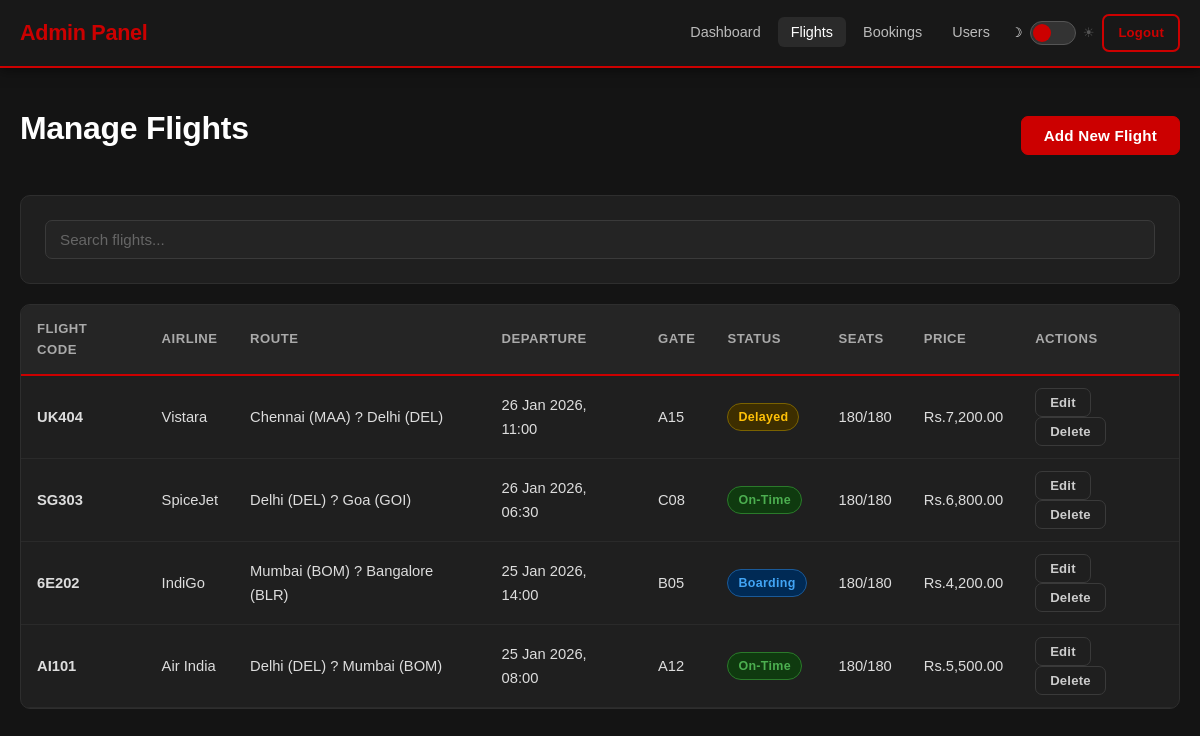
The page /admin/flights.php (signed in) on the database its author committed.
### tables this page shows
CREATE TABLE IF NOT EXISTS flights (
    id INT AUTO_INCREMENT PRIMARY KEY,
    flight_code VARCHAR(20) NOT NULL UNIQUE,
    airline VARCHAR(100) NOT NULL,
    origin VARCHAR(100) NOT NULL,
    destination VARCHAR(100) NOT NULL,
    departure_date DATE NOT NULL,
    departure_time TIME NOT NULL,
    arrival_date DATE NOT NULL,
    arrival_time TIME NOT NULL,
    gate VARCHAR(10),
    status ENUM('On-Time', 'Boarding', 'Delayed', 'Cancelled') DEFAULT 'On-Time',
    total_seats INT DEFAULT 180,
    available_seats INT DEFAULT 180,
    price DECIMAL(10, 2) NOT NULL,
    created_at TIMESTAMP DEFAULT CURRENT_TIMESTAMP,
    updated_at TIMESTAMP DEFAULT CURRENT_TIMESTAMP ON UPDATE CURRENT_TIMESTAMP
);

### admin/flights.php (the view, shortened to what this page needs)
<?php
require_once '../config.php';
$flights = $conn->query("SELECT * FROM flights ORDER BY departure_date DESC, departure_time DESC");
?>
<!DOCTYPE html>
<html lang="en">
<head>
    <link rel="stylesheet" href="../assets/css/style.css">
</head>
<body>
    <nav class="navbar">
        <div class="container">
            <a href="dashboard.php" class="navbar-brand">Admin Panel</a>
            <ul class="navbar-nav">
                <li><a href="dashboard.php" class="nav-link">Dashboard</a></li>
                <li><a href="flights.php" class="nav-link active">Flights</a></li>
                <li><a href="bookings.php" class="nav-link">Bookings</a></li>
                <li><a href="users.php" class="nav-link">Users</a></li>
                <li><button class="theme-switch" onclick="toggleTheme()" title="Toggle Light / Dark Mode"><span class="theme-switch-track"><span class="theme-switch-thumb"></span></span></button></li>
                <li><a href="../logout.php" class="btn btn-outline btn-sm">Logout</a></li>
            </ul>
        </div>
    </nav>
    <div class="container" style="margin-top: 40px;">
        <div class="d-flex justify-between align-center mb-4">
            <h1>Manage Flights</h1>
            <button class="btn btn-primary" onclick="openModal('addFlightModal')">Add New Flight</button>
        </div>
        <div class="card mb-3">
            <input type="text" id="searchInput" class="form-control" placeholder="Search flights..." onkeyup="AirportApp.searchTable('searchInput', 'flightsTable')">
        </div>
        <div class="table-container">
            <table class="table" id="flightsTable">
                <thead>
                    <tr>
                        <th>Flight Code</th>
                        <th>Airline</th>
                        <th>Route</th>
                        <th>Departure</th>
                        <th>Gate</th>
                        <th>Status</th>
                        <th>Seats</th>
                        <th>Price</th>
                        <th>Actions</th>
                    </tr>
                </thead>
                <tbody>
                    <?php while($flight = $flights->fetch_assoc()): ?>
                        <tr>
                            <td><strong><?php echo $flight['flight_code']; ?></strong></td>
                            <td><?php echo $flight['airline']; ?></td>
                            <td><?php echo $flight['origin']; ?> ? <?php echo $flight['destination']; ?></td>
                            <td><?php echo date('d M Y, H:i', strtotime($flight['departure_date'] . ' ' . $flight['departure_time'])); ?></td>
                            <td><?php echo $flight['gate']; ?></td>
                            <td>
                                <span class="badge <?php echo getStatusClass($flight['status']); ?>">
                                    <?php echo $flight['status']; ?>
                                </span>
                            </td>
                            <td><?php echo $flight['available_seats']; ?>/<?php echo $flight['total_seats']; ?></td>
                            <td>Rs.<?php echo number_format($flight['price'], 2); ?></td>
                            <td>
                                <button class="btn btn-sm btn-ghost" onclick='editFlight(<?php echo json_encode($flight); ?>)'>Edit</button>
                                <button class="btn btn-sm btn-ghost" onclick="deleteFlight(<?php echo $flight['id']; ?>)">Delete</button>
                            </td>
                        </tr>
                    <?php endwhile; ?>
                </tbody>
            </table>
        </div>
    </div>
</body>
</html>
<?php
function getStatusClass($status) {
    $map = array('On-Time' => 'badge-success', 'Boarding' => 'badge-info', 'Delayed' => 'badge-warning', 'Cancelled' => 'badge-danger');
    return isset($map[$status]) ? $map[$status] : 'badge-info';
}
?>

### assets/css/style.css (style rules this page uses)
body { font-family: Arial, sans-serif; background-color: #141414; color: #e8e8e8; font-size: 15px; line-height: 1.65; animation: pageFadeIn 0.3s ease forwards; }
h1, h2, h3, h4, h5, h6 { font-weight: 700; margin-bottom: 15px; line-height: 1.25; color: #ffffff; letter-spacing: -0.3px; }
h1 { font-size: 2rem; font-weight: 800; }
a { color: #cc0000; text-decoration: none; transition: color 0.2s ease; }
.container { max-width: 1200px; margin: 0 auto; padding: 0 20px; }
.mb-3 { margin-bottom: 20px; }
.mb-4 { margin-bottom: 32px; }
.d-flex { display: flex; }
.justify-between { justify-content: space-between; }
.align-center { align-items: center; }
.card { background-color: #1f1f1f; border-radius: 10px; padding: 24px; border: 1px solid #2e2e2e; margin-bottom: 20px; transition: border-color 0.2s ease, transform 0.2s ease; }
.btn { display: inline-block; padding: 10px 22px; border: none; border-radius: 7px; font-size: 0.95rem; font-weight: 600; font-family: Arial, sans-serif; cursor: pointer; text-decoration: none; text-align: center; letter-spacing: 0.2px; transition: background-color 0.2s ease, color 0.2s ease, transform 0.15s ease, box-shadow 0.2s ease; }
.btn-primary { background-color: #cc0000; color: #ffffff; border: 1px solid #cc0000; }
.btn-outline { background-color: transparent; color: #cc0000; border: 2px solid #cc0000; }
.btn-ghost { background-color: transparent; color: #cccccc; border: 1px solid #3a3a3a; }
.btn-sm { padding: 6px 14px; font-size: 0.82rem; }
.navbar { background-color: #181818; padding: 14px 0; border-bottom: 2px solid #cc0000; position: sticky; top: 0; z-index: 100; box-shadow: 0 2px 12px rgba(0, 0, 0, 0.5); }
.navbar .container { display: flex; justify-content: space-between; align-items: center; }
.navbar-brand { font-size: 1.35rem; font-weight: 800; color: #cc0000; text-decoration: none; letter-spacing: -0.3px; transition: color 0.2s ease; }
.navbar-nav { display: flex; gap: 4px; list-style: none; align-items: center; }
.nav-link { color: #bbbbbb; text-decoration: none; padding: 7px 13px; border-radius: 6px; font-weight: 500; font-size: 0.9rem; transition: background-color 0.2s ease, color 0.2s ease; }
.nav-link:hover, .nav-link.active { background-color: #2a2a2a; color: #ffffff; text-decoration: none; }
.form-control { width: 100%; padding: 10px 14px; background-color: #242424; border: 1px solid #3a3a3a; border-radius: 7px; color: #ffffff; font-size: 0.95rem; font-family: Arial, sans-serif; transition: border-color 0.2s ease, box-shadow 0.2s ease; }
.form-control::placeholder { color: #666666; }
.table-container { overflow-x: auto; background-color: #1f1f1f; border-radius: 10px; border: 1px solid #2e2e2e; }
.table { width: 100%; border-collapse: collapse; }
.table thead { background-color: #252525; }
.table th { padding: 13px 16px; text-align: left; font-weight: 700; font-size: 0.82rem; text-transform: uppercase; letter-spacing: 0.5px; border-bottom: 2px solid #cc0000; color: #aaaaaa; }
.table td { padding: 12px 16px; border-bottom: 1px solid #2a2a2a; color: #dddddd; font-size: 0.92rem; }
.table tbody tr { transition: background-color 0.15s ease; }
.badge { display: inline-block; padding: 3px 10px; border-radius: 20px; font-size: 0.78rem; font-weight: 600; letter-spacing: 0.3px; }
.badge-success { background-color: #0f3a0f; color: #4caf50; border: 1px solid #2a7a2a; }
.badge-warning { background-color: #3d2e00; color: #ffc107; border: 1px solid #7a6200; }
.badge-info { background-color: #002a55; color: #42a5f5; border: 1px solid #1a5a99; }
.theme-switch { background: none; border: none; cursor: pointer; padding: 4px; display: flex; align-items: center; gap: 7px; }
.theme-switch-track { width: 46px; height: 24px; background-color: #333333; border: 1px solid #555555; border-radius: 12px; position: relative; transition: background-color 0.3s ease, border-color 0.3s ease; flex-shrink: 0; }
.theme-switch-thumb { width: 18px; height: 18px; background-color: #cc0000; border-radius: 50%; position: absolute; top: 2px; left: 2px; transition: left 0.3s ease, background-color 0.3s ease; }
.theme-switch::before { content: "\263D"; font-size: 0.82rem; color: #ffffff; transition: color 0.3s ease; user-select: none; line-height: 1; }
.theme-switch::after { content: "\2600"; font-size: 0.82rem; color: #555555; transition: color 0.3s ease; user-select: none; line-height: 1; }

### rows shown on the page
flights: flight_code "UK404", airline "Vistara", origin "Chennai (MAA)", destination "Delhi (DEL)", departure_date+departure_time "26 Jan 2026, 11:00", gate "A15", status "Delayed", available_seats "180", total_seats "180", price "7,200.00"
flights: flight_code "SG303", airline "SpiceJet", origin "Delhi (DEL)", destination "Goa (GOI)", departure_date+departure_time "26 Jan 2026, 06:30", gate "C08", status "On-Time", available_seats "180", total_seats "180", price "6,800.00"
flights: flight_code "6E202", airline "IndiGo", origin "Mumbai (BOM)", destination "Bangalore (BLR)", departure_date+departure_time "25 Jan 2026, 14:00", gate "B05", status "Boarding", available_seats "180", total_seats "180", price "4,200.00"
flights: flight_code "AI101", airline "Air India", origin "Delhi (DEL)", destination "Mumbai (BOM)", departure_date+departure_time "25 Jan 2026, 08:00", gate "A12", status "On-Time", available_seats "180", total_seats "180", price "5,500.00"
